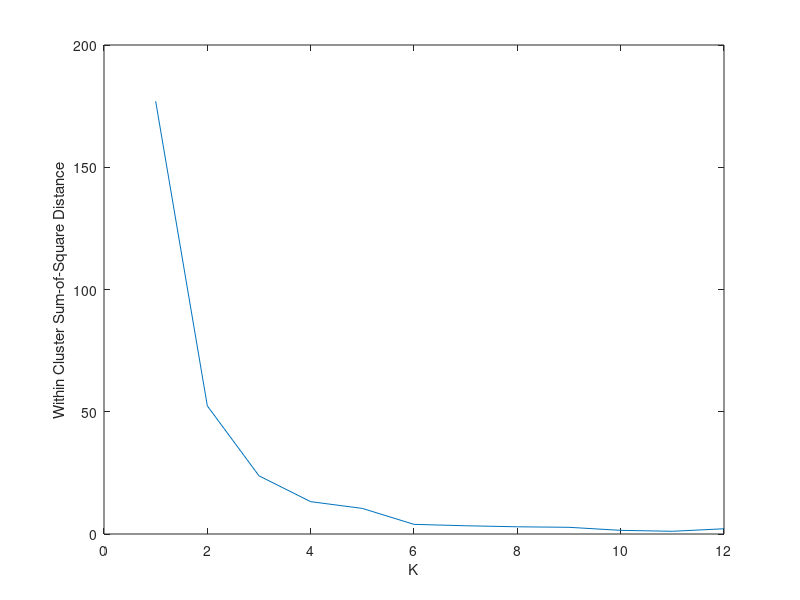
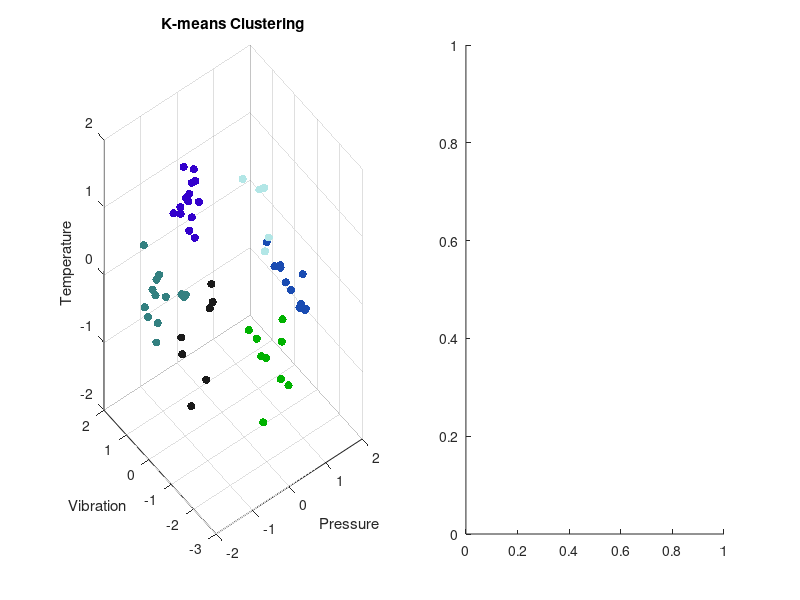

Write MATLAB code to recreate these figures, in order. (Note: this script raises an error after producing the figures.)
% ------------------------------
% --- Clustering and Bagging ---
% ------------------------------
close all;
rng(3);

% -----------------------------
% --- 1. K-means Clustering ---
% -----------------------------
pvt = load("F0_PVT.mat").f0_pvt;

% elbow plot to determine number of clusters k
k_list = 1:12;
wcss_list = [];
for k = k_list
    [idx, C, sumd] = kmeans(pvt', k);
    wcss = 0;
    for cur_idx = 1:length(idx)
        cluster_idx = idx(cur_idx);
        wcss = wcss + sumd(cluster_idx);
    end
    wcss = wcss / length(idx);
    wcss_list = [wcss_list wcss];
end
figure;
plot(k_list, wcss_list);
xlabel('K');
ylabel('Within Cluster Sum-of-Square Distance');

% choose k = 6
k = 6;
cluster_idx = kmeans(pvt', k);

% determine point colours after clustering
object_colours = [1 0 0 ; 0 1 0 ; 0 0 1; 0 0 0; 0.9 0.9 0.5; 0.9 0.6 0.8];
rand_colours = [0.2 0.5 0.5; 0 0.7 0; 0.2 0 0.8; 0.7 0.9 0.9; 0.1 0.3 0.7; 0.1 0.1 0.1];
cluster_colours = zeros(size(pvt))';
for i = 1:length(cluster_colours)
    cluster_colours(i, :) = rand_colours(cluster_idx(i), :);
end

% plot result and compare with true classes
figure;
subplot(1,2,1);
scatter3(pvt(1, :), pvt(2, :), pvt(3, :), [], cluster_colours, "filled");
title('K-means Clustering')
xlabel('Pressure');
ylabel('Vibration');
zlabel('Temperature');
subplot(1,2,2);
true_plot(pvt, object_colours);

% Comment: clustering does not correspond too well with the real classes
% we can experiment with different distance metrics
dist_metrics = ["sqeuclidean", "cityblock", "cosine", "correlation"];

% experiment with different distance metrics
for dist_metric = dist_metrics
    cluster_idx = kmeans(pvt', k, "Distance", dist_metric);

    cluster_colours = zeros(size(pvt))';
    for i = 1:length(cluster_colours)
        cluster_colours(i, :) = rand_colours(cluster_idx(i), :);
    end
    
    % plot result and compare with true classes
    figure;
    subplot(1,2,1);
    scatter3(pvt(1, :), pvt(2, :), pvt(3, :), [], cluster_colours, "filled");
    title(['K-means Clustering - ' dist_metric]);
    xlabel('Pressure');
    ylabel('Vibration');
    zlabel('Temperature');
    subplot(1,2,2);
    true_plot(pvt, object_colours);
end

% Comment: in general, the data is not separated well enough to use
% k-means clustering, so no distance metric may solve the inaccuracy (maybe
% try use other clustering algorithms). 


% ------------------------------------
% --- 2. Bagging on Electrode Data ---
% ------------------------------------
rng(1);
X = load("F0_Electrode_PCA.mat").projectedelec';
Y = load("F0_Electrode_PCA.mat").f0_class';

% split to training and test set
cv = cvpartition(size(X,1),'HoldOut',0.4);
idx = cv.test;
trainX = X(~idx,:);
testX  = X(idx,:);
trainY = Y(~idx,:);
testY = Y(idx,:);

% a: choose number of bags -> can check through OOB visualization
oob_list = [];
b_list = 1:2:50;
for b = b_list
    % create treebagger
    Mdl = TreeBagger(b, X, Y, 'Method','classification', 'OOBPrediction', 'on');

    % compute out of bag error
    ooberr = oobError(Mdl, 'Mode', 'ensemble');
    
    % append to list of OOB error
    oob_list = [oob_list, ooberr];
end

% plot OOB error vs. number of trees
figure;
plot(b_list, oob_list);
xlabel('Trees Grown');
ylabel('Out-of-Bag Error');

% b: run algorithm and visualize two decision trees
% from part a, 25 bags seems to give low OOB error - performance does not
% improve much more after b = 25.
b = 25;

Mdl = TreeBagger(b, trainX, trainY, 'Method','classification');
view(Mdl.Trees{1},'Mode','graph');
view(Mdl.Trees{2},'Mode','graph');

% c: run algorithm on test data and construct confusion matrix
predY = convertCharsToStrings(predict(Mdl, testX));
testY = compose("%i", testY);

figure;
cm = confusionchart(testY,predY);

% d: discuss misclassifications


% Helper Function
function true_plot(pvt, object_colours)
    % define the object names
    legend_obj_names = ["acrylic", "black foam", "car sponge", "flour sack", ...
                "kitchen sponge", "steel vase"];

    % plot figure
    scatter3(pvt(1, 1:10), pvt(2, 1:10), pvt(3, 1:10), [], object_colours(1, :), "filled");
    hold on;
    scatter3(pvt(1, 11:20), pvt(2, 11:20), pvt(3, 11:20), [], object_colours(2, :), "filled");
    scatter3(pvt(1, 21:30), pvt(2, 21:30), pvt(3, 21:30), [], object_colours(3, :), "filled");
    scatter3(pvt(1, 31:40), pvt(2, 31:40), pvt(3, 31:40), [], object_colours(4, :), "filled");
    scatter3(pvt(1, 41:50), pvt(2, 41:50), pvt(3, 41:50), [], object_colours(5, :), "filled");
    scatter3(pvt(1, 51:60), pvt(2, 51:60), pvt(3, 51:60), [], object_colours(6, :), "filled");
    hold off;
    title('True Classes');
    xlabel('Pressure');
    ylabel('Vibration');
    zlabel('Temperature');
    legend(legend_obj_names, 'Location', 'best');
end